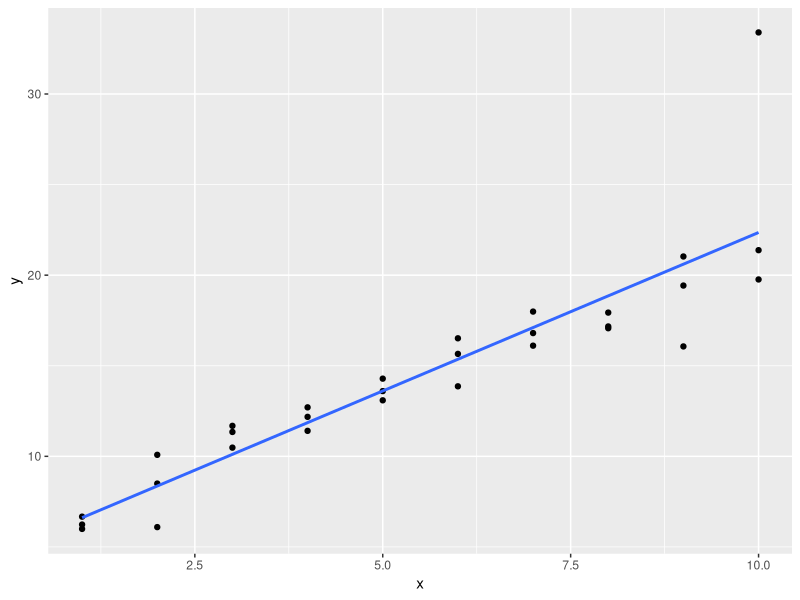
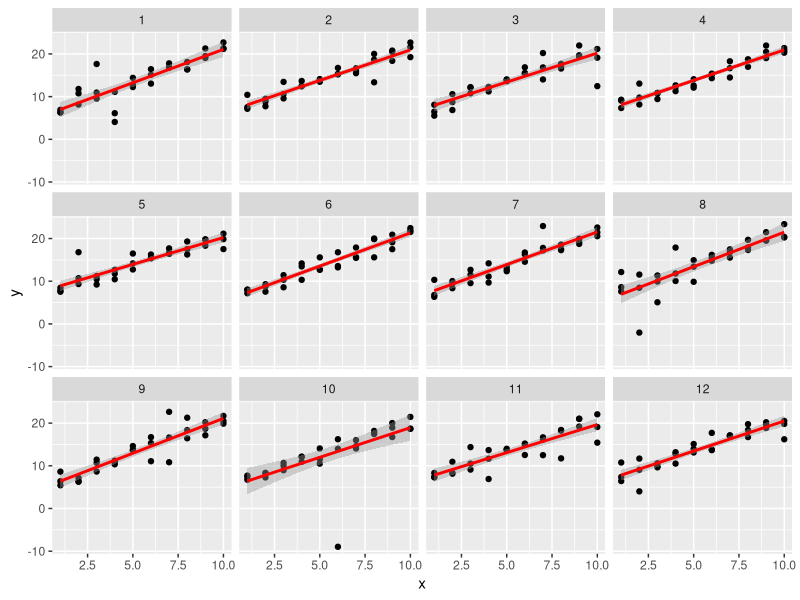
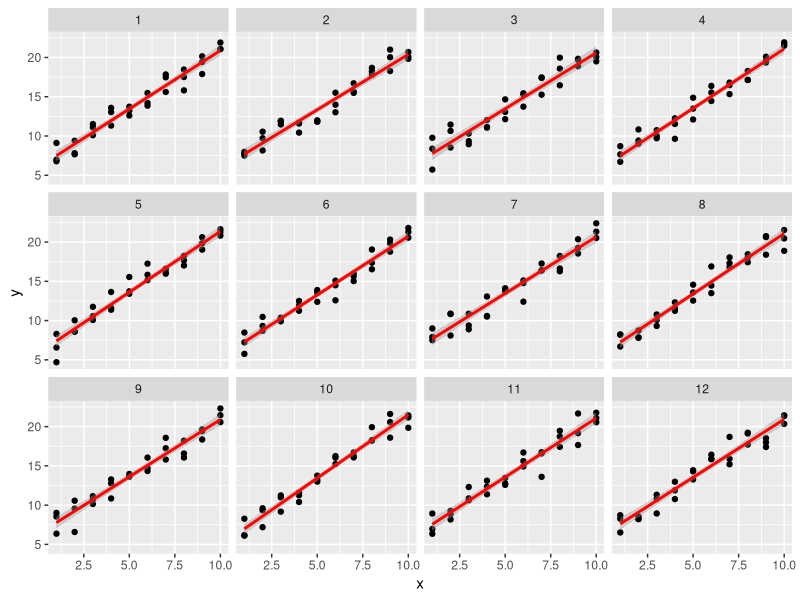
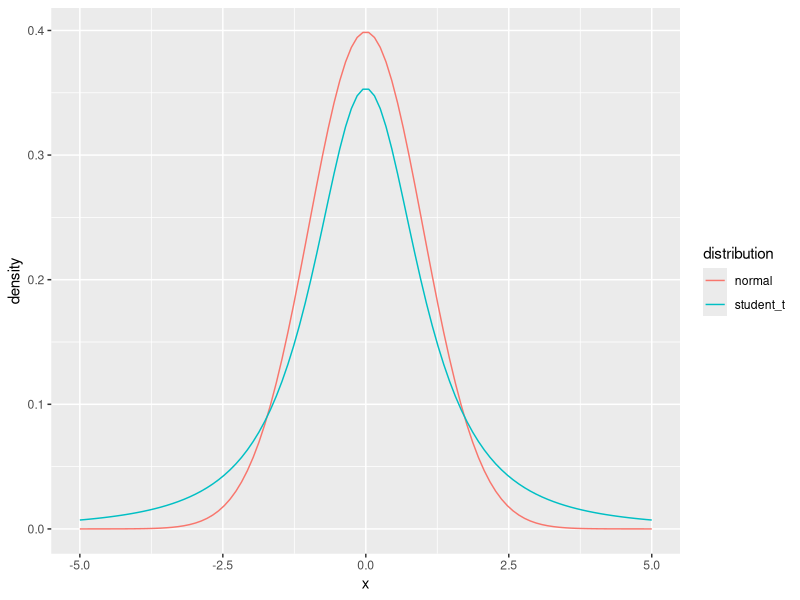
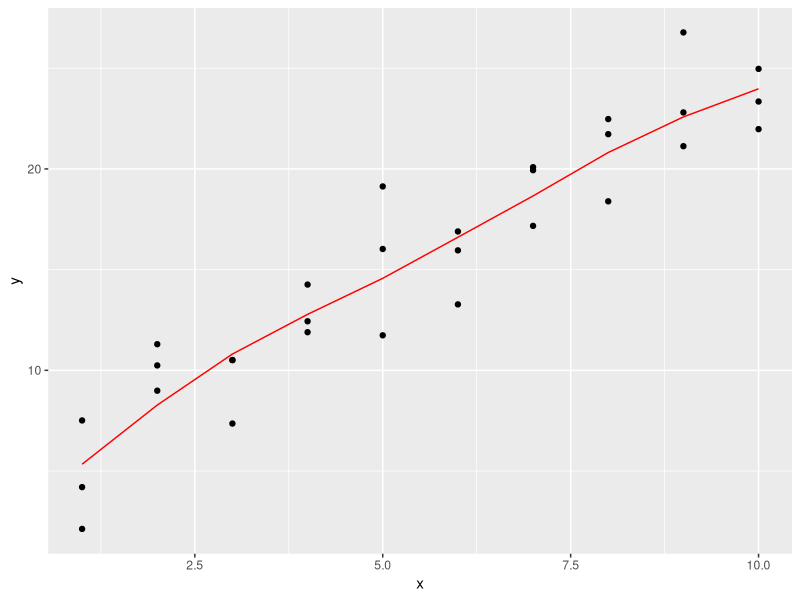
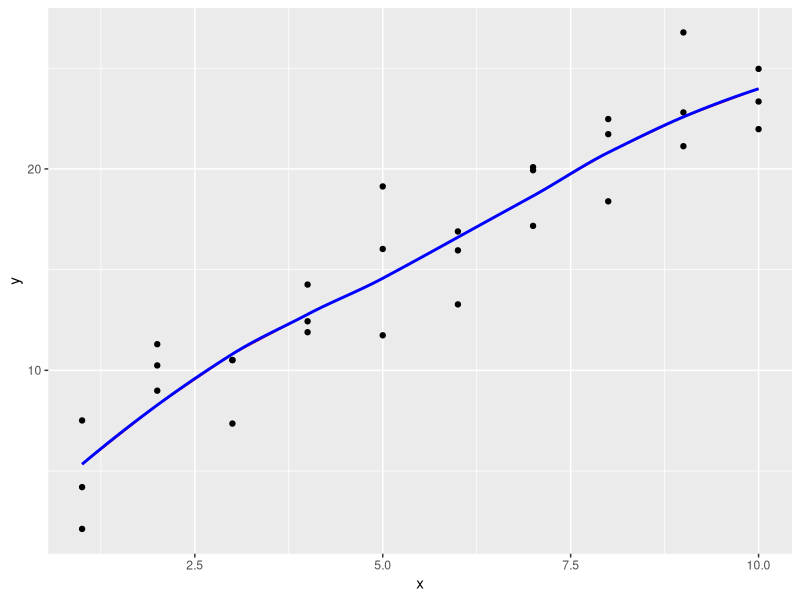
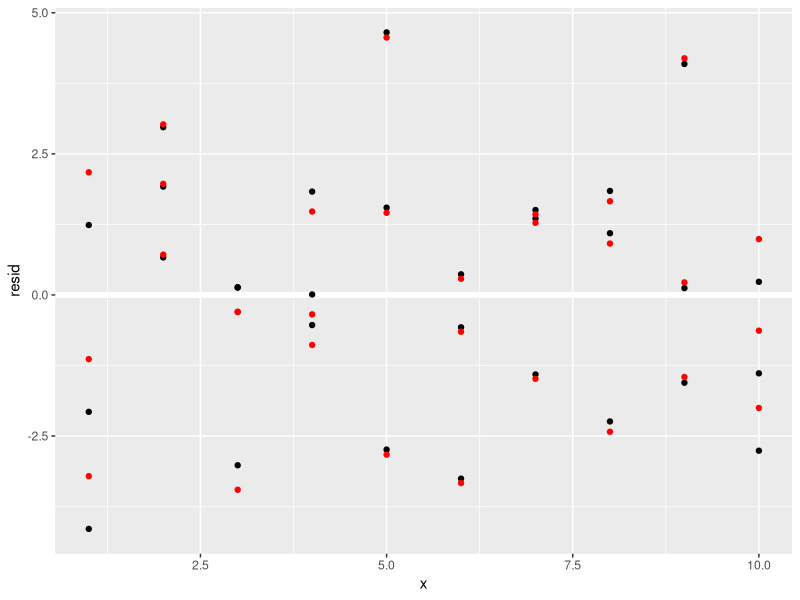
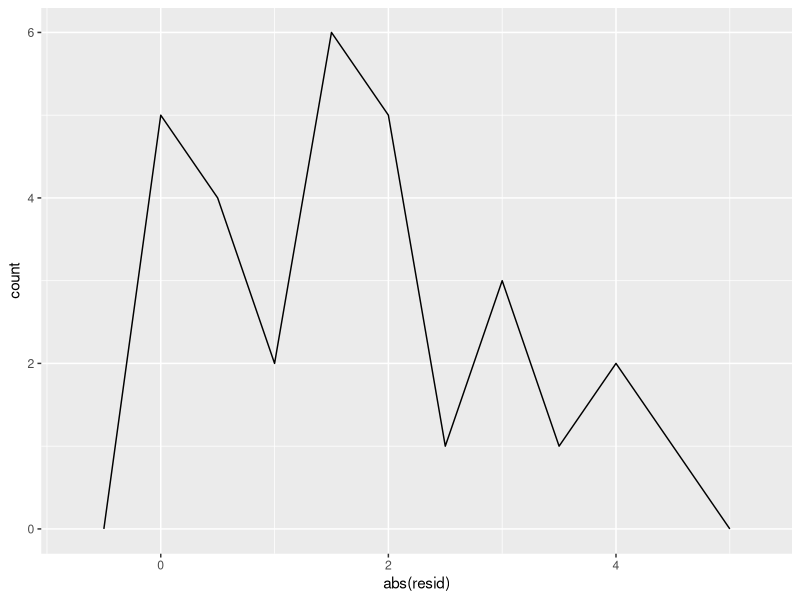

These charts were generated, in order, by the following R code:
## ---- chunk 1
library("tidyverse")
library("modelr")
options(na.action = na.warn)
## ---- chunk 2
sim1a <- tibble(
  x = rep(1:10, each = 3),
  y = x * 1.5 + 6 + rt(length(x), df = 2)
)
## ---- chunk 3
ggplot(sim1a, aes(x = x, y = y)) +
  geom_point() +
  geom_smooth(method = "lm", se = FALSE)
## ---- chunk 4
simt <- function(i) {
  tibble(
    x = rep(1:10, each = 3),
    y = x * 1.5 + 6 + rt(length(x), df = 2),
    .id = i
  )
}

sims <- map_df(1:12, simt)

ggplot(sims, aes(x = x, y = y)) +
  geom_point() +
  geom_smooth(method = "lm", colour = "red") +
  facet_wrap(~ .id, ncol = 4)

## ---- chunk 5
sim_norm <- function(i) {
  tibble(
    x = rep(1:10, each = 3),
    y = x * 1.5 + 6 + rnorm(length(x)),
    .id = i
  )
}

simdf_norm <- map_df(1:12, sim_norm)

ggplot(simdf_norm, aes(x = x, y = y)) +
  geom_point() +
  geom_smooth(method = "lm", colour = "red") +
  facet_wrap(~ .id, ncol = 4)

## ---- chunk 6
tibble(
  x = seq(-5, 5, length.out = 100),
  normal = dnorm(x),
  student_t = dt(x, df = 2)
) %>%
  gather(distribution, density, -x) %>%
  ggplot(aes(x = x, y = density, colour = distribution)) +
  geom_line()
## ---- chunk 7
pnorm(2, lower.tail = FALSE)
## ---- chunk 8
pt(2, df = 2, lower.tail = FALSE)
## ---- chunk 9
measure_distance <- function(mod, data) {
  diff <- data$y - make_prediction(mod, data)
  mean(abs(diff))
}
## ---- chunk 10
make_prediction <- function(mod, data) {
  mod[1] + mod[2] * data$x
}
## ---- chunk 11
best <- optim(c(0, 0), measure_distance, data = sim1a)
best$par
## ---- chunk 12
measure_distance_ls <- function(mod, data) {
  diff <- data$y - (mod[1] + mod[2] * data$x)
  sqrt(mean(diff ^ 2))
}

best <- optim(c(0, 0), measure_distance_ls, data = sim1a)
best$par
## ---- chunk 13
model3 <- function(a, data) {
  a[1] + data$x * a[2] + a[3]
}
## ---- chunk 14
measure_distance_3 <- function(a, data) {
  diff <- data$y - model3(a, data)
  sqrt(mean(diff ^ 2))
}
## ---- chunk 15
best3a <- optim(c(0, 0, 0), measure_distance_3, data = sim1)
best3a$par
## ---- chunk 16
best3b <- optim(c(0, 0, 1), measure_distance_3, data = sim1)
best3b$par
## ---- chunk 17
best3c <- optim(c(0, 0, 5), measure_distance_3, data = sim1)
best3c$par
## ---- chunk 18
sim1_loess <- loess(y ~ x, data = sim1)
sim1_lm <- lm(y ~ x, data = sim1)

grid_loess <- sim1 %>%
  add_predictions(sim1_loess)

sim1 <- sim1 %>%
  add_residuals(sim1_lm) %>%
  add_predictions(sim1_lm) %>%
  add_residuals(sim1_loess, var = "resid_loess") %>%
  add_predictions(sim1_loess, var = "pred_loess")

## ---- chunk 19
plot_sim1_loess <-
  ggplot(sim1, aes(x = x, y = y)) +
  geom_point() +
  geom_line(aes(x = x, y = pred), data = grid_loess, colour = "red")
plot_sim1_loess
## ---- chunk 20
plot_sim1_loess +
  geom_smooth(method = "loess", colour = "blue", se = FALSE, alpha = 0.20)
## ---- chunk 21
ggplot(sim1, aes(x = x)) +
  geom_ref_line(h = 0) +
  geom_point(aes(y = resid)) +
  geom_point(aes(y = resid_loess), colour = "red")

## ---- chunk 22
sim1_mod <- lm(y ~ x, data = sim1)
grid <- sim1 %>%
  data_grid(x)
## ---- chunk 23
grid %>%
  add_predictions(sim1_mod, var = "pred_lm") %>%
  add_predictions(sim1_loess, var = "pred_loess")
## ---- chunk 24
grid %>%
  gather_predictions(sim1_mod, sim1_loess)
## ---- chunk 25
grid %>%
  spread_predictions(sim1_mod, sim1_loess)
## ---- chunk 26
grid %>%
  gather_predictions(sim1_mod, sim1_loess) %>%
  spread(model, pred)
## ---- chunk 27
sim1_mod <- lm(y ~ x, data = sim1)

sim1 <- sim1 %>%
  add_residuals(sim1_mod)

ggplot(sim1, aes(x = abs(resid))) +
  geom_freqpoly(binwidth = 0.5)

## ---- chunk 28
mod2a <- lm(y ~ x - 1, data = sim2)
## ---- chunk 29
mod2 <- lm(y ~ x, data = sim2)
## ---- chunk 30
grid <- sim2 %>%
  data_grid(x) %>%
  spread_predictions(mod2, mod2a)
grid
## ---- chunk 31
x3 <- model_matrix(y ~ x1 * x2, data = sim3)
x3
## ---- chunk 32
all(x3[["x1:x2b"]] == (x3[["x1"]] * x3[["x2b"]]))
## ---- chunk 33
all(x3[["x1:x2c"]] == (x3[["x1"]] * x3[["x2c"]]))
all(x3[["x1:x2d"]] == (x3[["x1"]] * x3[["x2d"]]))
## ---- chunk 34
x4 <- model_matrix(y ~ x1 * x2, data = sim4)
x4
## ---- chunk 35
all(x4[["x1"]] * x4[["x2"]] == x4[["x1:x2"]])
## ---- chunk 36
mod1 <- lm(y ~ x1 + x2, data = sim3)
mod2 <- lm(y ~ x1 * x2, data = sim3)
## ---- chunk 37
model_matrix_mod1 <- function(.data) {
  mutate(.data,
         `x2b` = as.numeric(x2 == "b"),
         `x2c` = as.numeric(x2 == "c"),
         `x2d` = as.numeric(x2 == "d"),
         `x1:x2b` = x1 * x2b,
         `x1:x2c` = x1 * x2c,
         `x1:x2d` = x1 * x2d) %>%
    select(x1, x2b, x2c, x2d, `x1:x2b`, `x1:x2c`, `x1:x2d`)
}
## ---- chunk 38
model_matrix_mod1(sim3)
## ---- chunk 39
model_matrix_mod2 <- function(.data) {
  mutate(.data, `x1:x2` = x1 * x2) %>%
    select(x1, x2, `x1:x2`)
}
model_matrix_mod2(sim4)
## ---- chunk 40
model_matrix_mod1 <- function(x1, x2) {
  out <- tibble(x1 = x1)  
  # find levels of x2
  x2 <- as.factor(x2)
  x2lvls <- levels(x2)
  # create an indicator variable for each level
  for (lvl in x2lvls[2:nlevels(x2)]) {
    out[[str_c("x2", lvl)]] <- as.numeric(x2 == lvl)
  }
  # create interactions for each level
  for (lvl in x2lvls[2:nlevels(x2)]) {
    out[[str_c("x1:x2", lvl)]] <- (x2 == lvl) * x1
  }
  out
}
## ---- chunk 41
model_matrix_mod2 <- function(x1, x2) {
  out <- tibble(x1 = x1,
                x2 = x2,
                `x1:x2` = x1 * x2)
}
## ---- chunk 42
mod1 <- lm(y ~ x1 + x2, data = sim4)
mod2 <- lm(y ~ x1 * x2, data = sim4)
## ---- chunk 43
sim4_mods <- gather_residuals(sim4, mod1, mod2)
## ---- chunk 44

ggplot(sim4_mods, aes(x = resid, colour = model)) +
  geom_freqpoly(binwidth = 0.5) +
  geom_rug()

## ---- chunk 45
ggplot(sim4_mods, aes(x = abs(resid), colour = model)) +
  geom_freqpoly(binwidth = 0.5) +
  geom_rug()
## ---- chunk 46
sim4_mods %>%
  group_by(model) %>%
  summarise(resid = sd(resid))
